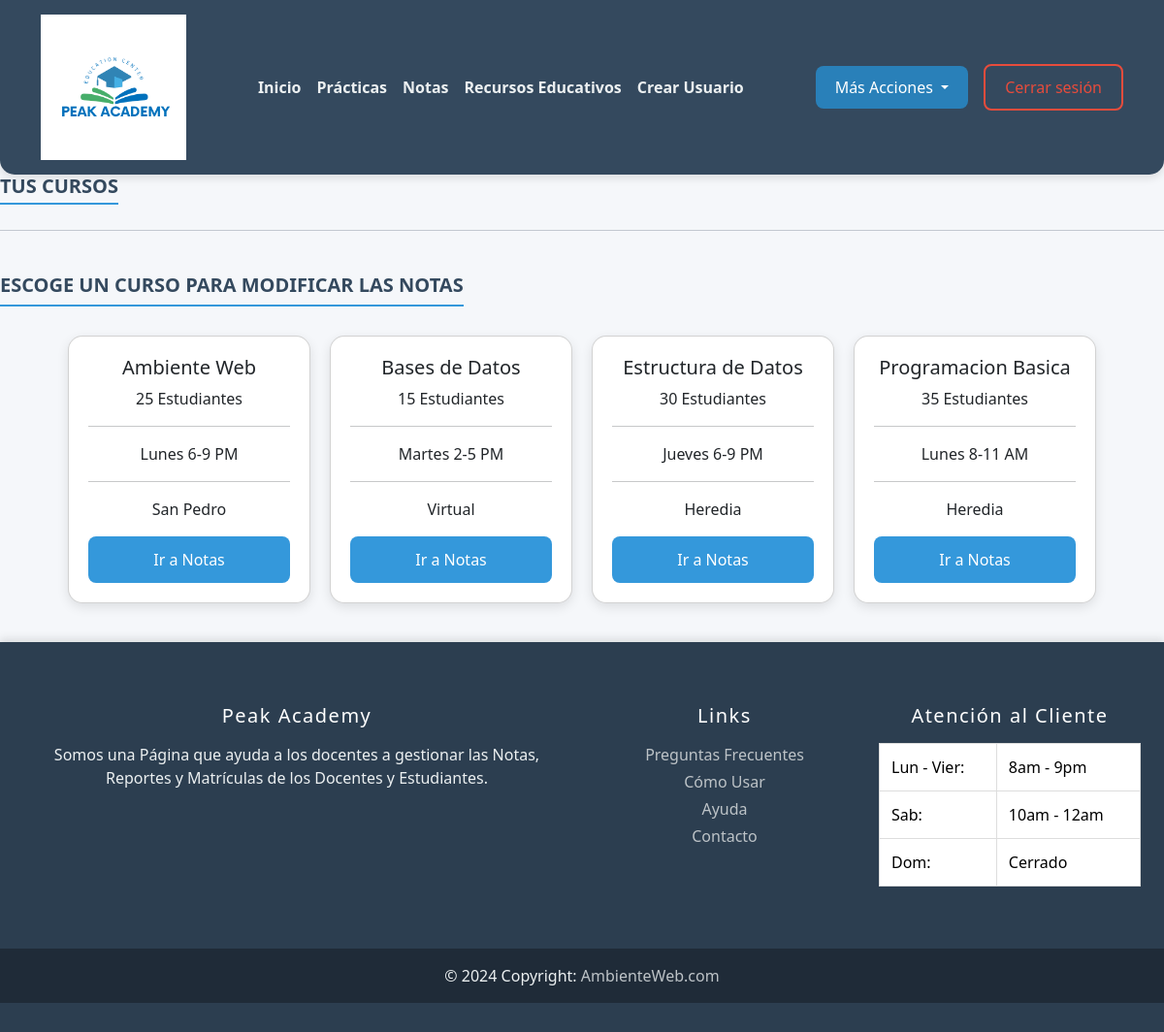
/views/peakNotas.php (signed in), run on the app's committed database.
### tables this page shows
CREATE TABLE `cursos` (
  `id` INT NOT NULL AUTO_INCREMENT,
  `nombre` VARCHAR(100) NOT NULL,
  `descripcion` TEXT DEFAULT NULL,
  `horarios` VARCHAR(100) DEFAULT NULL,
  `ubicacion` VARCHAR(100) DEFAULT NULL,
  `activo` TINYINT(1) DEFAULT 1,
  PRIMARY KEY (`id`)
);

### includes/helpers.php (called while the page is built)
<?php
function limpiarNombreArchivo($cadena) {
    $cadena = iconv('UTF-8', 'ASCII//TRANSLIT', $cadena);
    $cadena = str_replace(' ', '', $cadena);
    $cadena = preg_replace('/[^a-zA-Z0-9]/', '', $cadena);
    $cadena = strtolower($cadena);
    return $cadena;
}
?>

### views/peakNotas.php (the view, shortened to what this page needs)
<?php include '../core/header.php'; ?>
<?php include '../includes/helpers.php'; ?>
<h5 class="anuncio">Tus cursos</h5>
<hr>
<?php
include('../includes/conexion.php');
$sql = "SELECT * FROM cursos";
$result = $conn->query($sql);
if ($result && $result->num_rows > 0) {
    echo '<p class="anuncio" style="margin-top: 25px;">Escoge un curso para Modificar las Notas</p>';
    echo '<div class="container-custom"><div class="row-custom">';
    while ($row = $result->fetch_assoc()) {
        $nombreArchivo = limpiarNombreArchivo($row['nombre']);
        echo '<div class="card">
                <div class="card-body">
                    <h5 class="card-title">' . htmlspecialchars($row['nombre']) . '</h5>
                    <p class="card-text">' . htmlspecialchars($row['descripcion']) . '</p>
                    <hr>
                    <p>' . (isset($row['horarios']) ? htmlspecialchars($row['horarios']) : 'Horario no especificado') . '</p>
                    <hr>
                    <p>' . (isset($row['ubicacion']) ? htmlspecialchars($row['ubicacion']) : 'Ubicación no especificada') . '</p>
                    <a href="../views/peak' . $nombreArchivo . '.php" class="btn btn-primary">Ir a Notas</a>
                </div>
              </div>';
    }
    echo '</div></div>';
} else {
    echo "<p class='anuncio'>No se encontraron cursos.</p>";
}
?>
<?php include '../core/footer.php'; ?>

### css/PeakAcademy.css (style rules this page uses)
body { margin: 0; padding: 0; font-family: 'Segoe UI', Tahoma, Geneva, Verdana, sans-serif; background-color: #f5f7fa; color: #2c3e50; }
.btn-primary { width: 100%; padding: 12px; background-color: #3498db; border: none; border-radius: 8px; color: white; font-size: 16px; transition: background-color 0.3s ease; }
.container-custom { padding-top: 20px; }
.row-custom { display: flex; flex-wrap: wrap; gap: 20px; justify-content: center; margin-bottom: 40px; }
.card { flex: 1 1 220px; max-width: 250px; background-color: #ffffff; border-radius: 15px; box-shadow: 0 4px 12px rgba(0, 0, 0, 0.1); transition: transform 0.3s ease, box-shadow 0.3s ease; }
.card-body { text-align: center; padding: 20px; }
.anuncio { font-size: 20px; font-weight: bold; color: #34495e; text-transform: uppercase; margin-bottom: 10px; border-bottom: 2px solid #3498db; display: inline-flex; padding-bottom: 5px; text-align: left; width: max-content; }

### data on the page
cursos: nombre "Ambiente Web", descripcion "25 Estudiantes", horarios "Lunes 6-9 PM", ubicacion "San Pedro"
cursos: nombre "Bases de Datos", descripcion "15 Estudiantes", horarios "Martes 2-5 PM", ubicacion "Virtual"
cursos: nombre "Estructura de Datos", descripcion "30 Estudiantes", horarios "Jueves 6-9 PM", ubicacion "Heredia"
cursos: nombre "Programacion Basica", descripcion "35 Estudiantes", horarios "Lunes 8-11 AM", ubicacion "Heredia"
